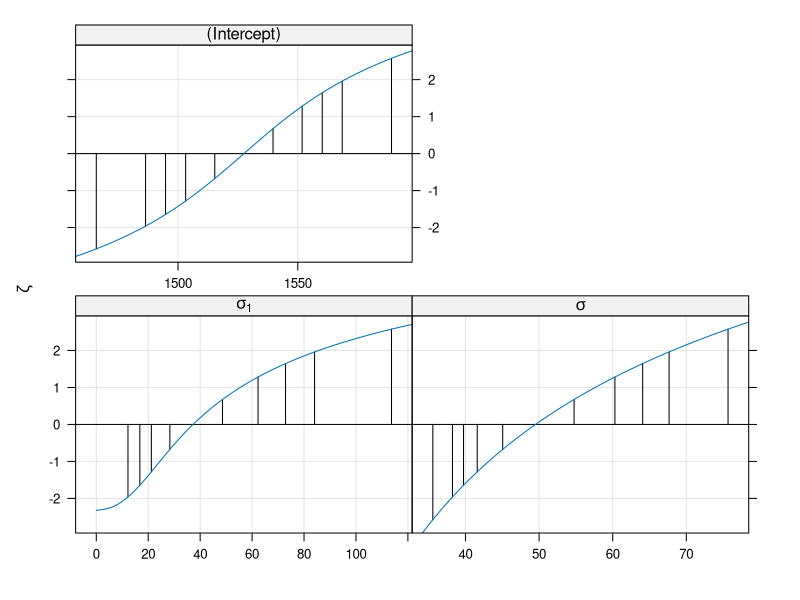
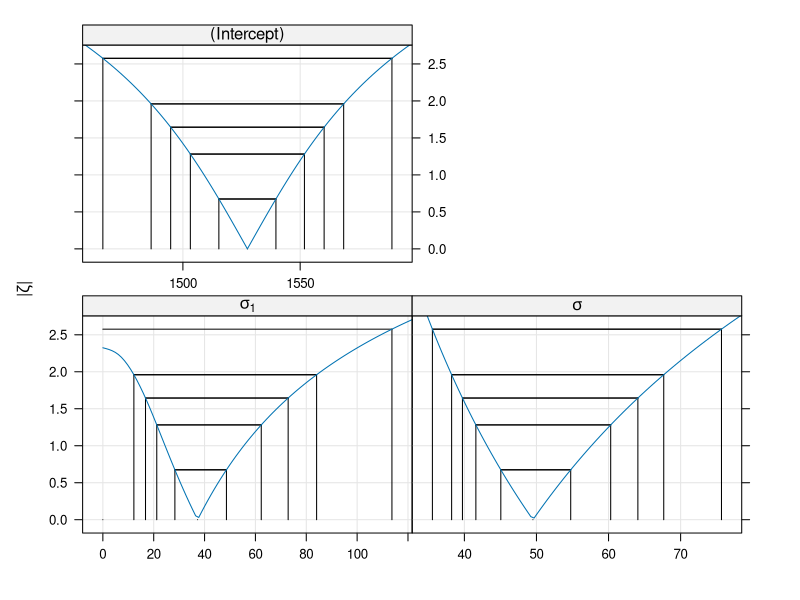
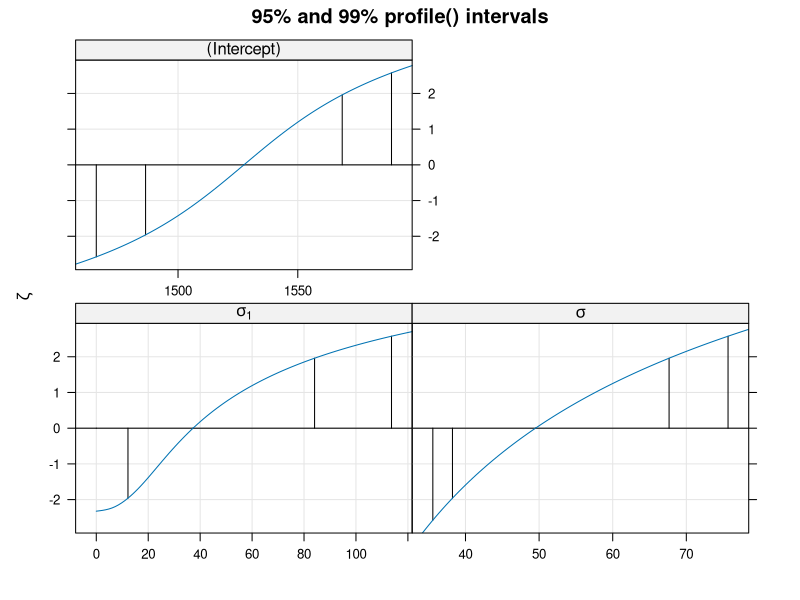
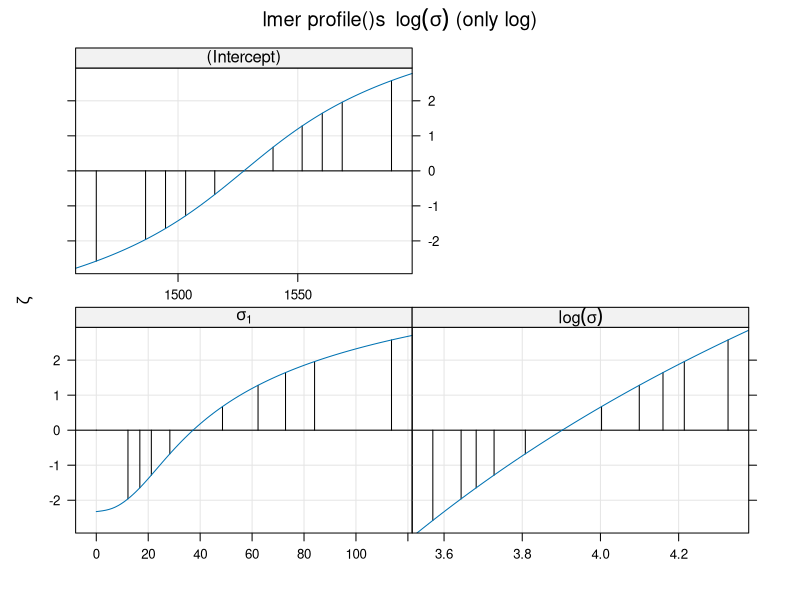
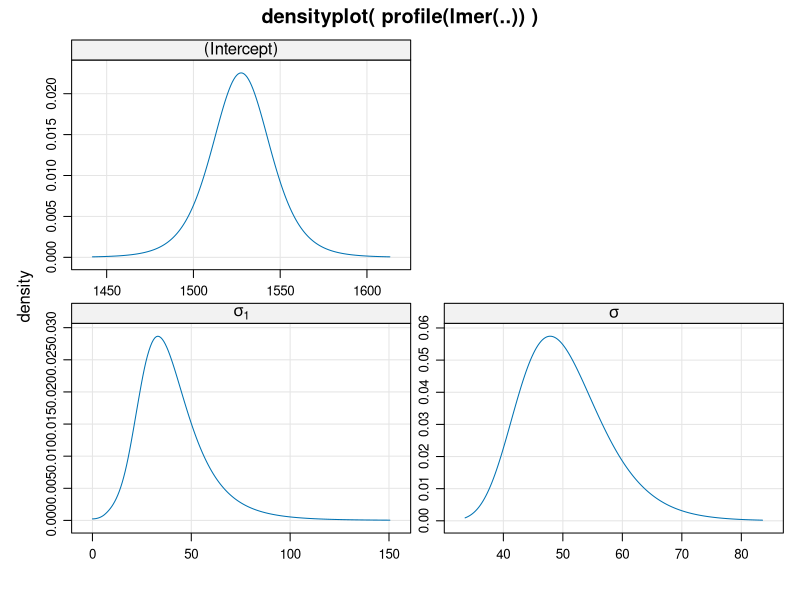
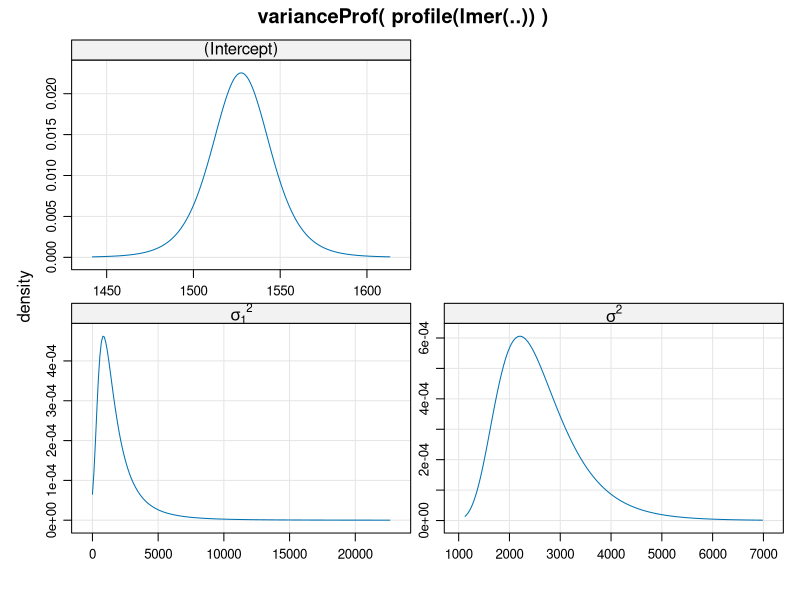
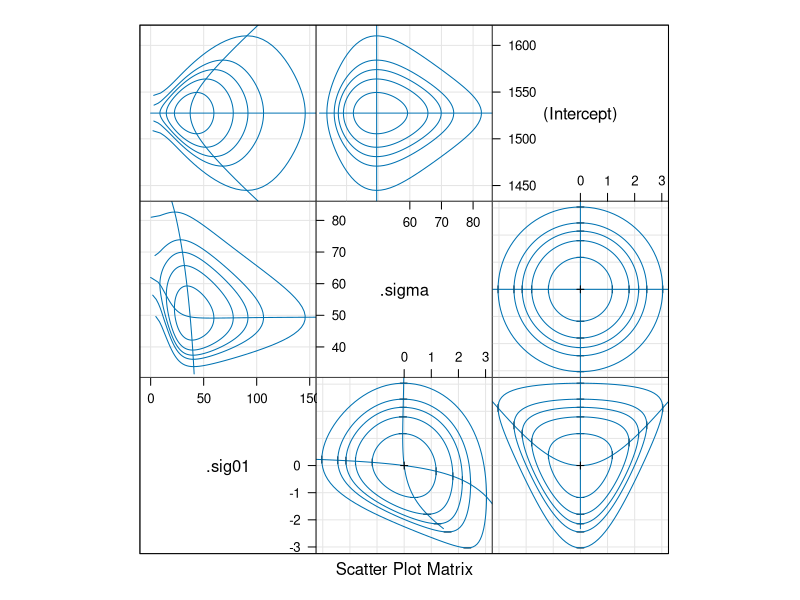
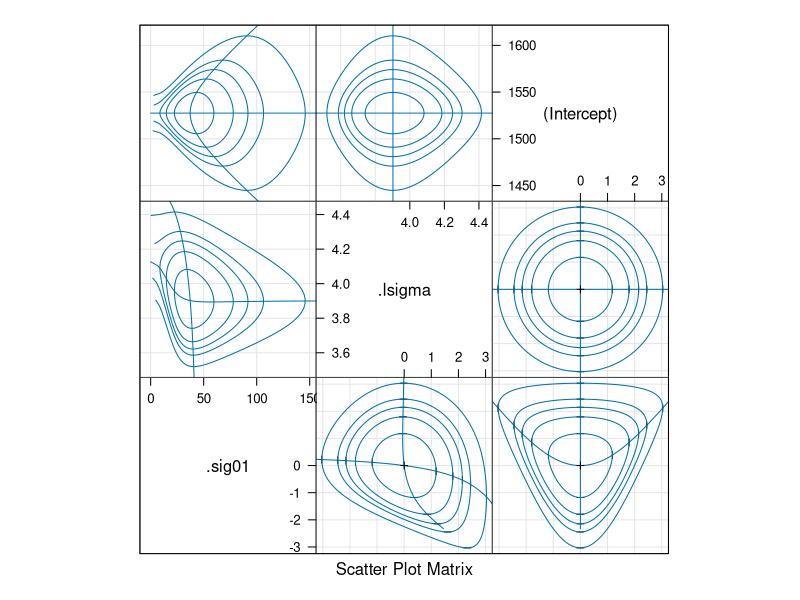

These figures' R source, in order:
library(lme4)


### Name: profile-methods
### Title: Profile method for merMod objects
### Aliases: as.data.frame.thpr log.thpr logProf varianceProf
###   profile-methods profile.merMod
### Keywords: methods

### ** Examples

fm01ML <- lmer(Yield ~ 1|Batch, Dyestuff, REML = FALSE)
system.time(
  tpr  <- profile(fm01ML, optimizer="Nelder_Mead", which="beta_")
)## fast; as only *one* beta parameter is profiled over
## full profiling (default which means 'all) needs
## ~2.6s (on a 2010 Macbook Pro)
system.time( tpr  <- profile(fm01ML))
## ~1s, + possible warning about bobyqa convergence
(confint(tpr) -> CIpr)
## No test: 
stopifnot(all.equal(unname(CIpr),
  array(c(12.1985292, 38.2299848, 1486.4515,
          84.0630513, 67.6576964, 1568.54849), dim = 3:2),
                    tol= 1e-07))# 1.37e-9 {64b}
## End(No test)
library("lattice")
xyplot(tpr)
xyplot(tpr, absVal=TRUE) # easier to see conf.int.s (and check symmetry)
xyplot(tpr, conf = c(0.95, 0.99), # (instead of all five 50, 80,...)
       main = "95% and 99% profile() intervals")
xyplot(logProf(tpr, ranef=FALSE),
       main = expression("lmer profile()s"~~ log(sigma)*" (only log)"))
densityplot(tpr, main="densityplot( profile(lmer(..)) )")
densityplot(varianceProf(tpr), main=" varianceProf( profile(lmer(..)) )")
splom(tpr)
splom(logProf(tpr, ranef=FALSE))
doMore <- lme4:::testLevel() > 1 
if(doMore) { ## not typically, for time constraint reasons
 ## Batch and residual variance only
 system.time(tpr2 <- profile(fm01ML, which=1:2, optimizer="Nelder_Mead"))
 print( xyplot(tpr2) )
 print( xyplot(log(tpr2)) )# log(sigma) is better
 print( xyplot(logProf(tpr2, ranef=FALSE)) )

 ## GLMM example
 gm1 <- glmer(cbind(incidence, size - incidence) ~ period + (1 | herd),
	     data = cbpp, family = binomial)
 ## running ~ 10-12 seconds on a modern machine {-> "verbose" while you wait}:
 print( system.time(pr4 <- profile(gm1, verbose=TRUE)) )
 print( xyplot(pr4, layout=c(5,1), as.table=TRUE) )
 print( xyplot(log(pr4), absVal=TRUE) ) # log(sigma_1)
 print( splom(pr4) )
 print( system.time( # quicker: only sig01 and one fixed effect
     pr2 <- profile(gm1, which=c("theta_", "period2"))))
 print( confint(pr2) )
 ## delta..: higher underlying resolution, only for 'sigma_1':
 print( system.time(
     pr4.hr <- profile(gm1, which="theta_", delta.cutoff=1/16)))
 print( xyplot(pr4.hr) )
}
